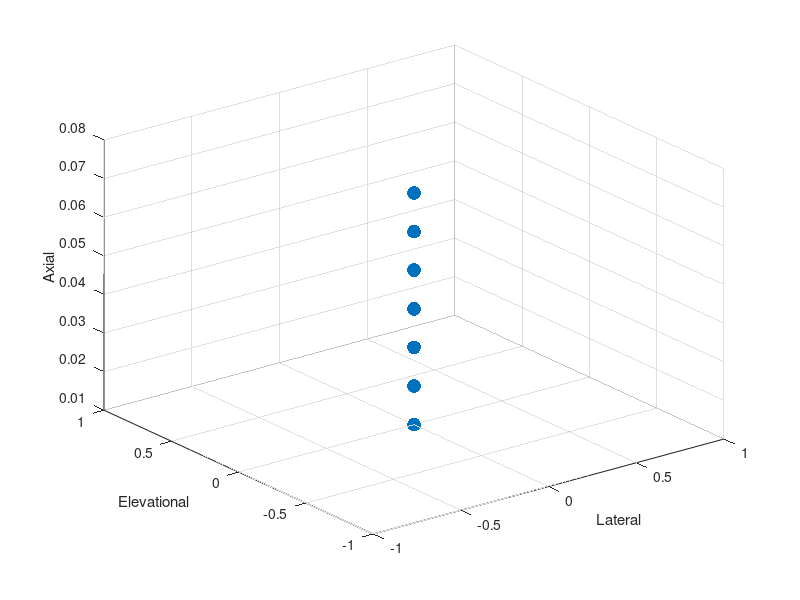

This chart was generated by the following MATLAB code: (Note: this script raises an error after producing the figure.)
% Field II data generate simulation
% Lateral, elevational direction
% Elevation --> element rotating
% Data generation for 3D volumetric image

clc; clear; close all;

sCurrentPath = pwd;
addpath(sCurrentPath);
addpath('field_II_ver_3_24_mac');
addpath('functions');

save_dir_master = [sCurrentPath '/data/snr_FixAlpha/'];

load_scatter = 0;
save_scatter = 0; scatter_name = 'sphere';

%% Phantom geometry
view_depth = 72e-3;
% view_depth = 92e-3;
margin = 0;
amp_high_reflect = 20;
amp_point_target = 100;

%% Phantom - sphere object
if(~load_scatter)
    %     sphere_size = 5e-3; % radius or the sphere
    %     sphere_vol = 4*pi*sphere_size^3/3;
    %     density = 15; % density = num_scatter/mm^3
    %     num_scatters = floor(sphere_vol*1e9 * density);
    %
    %     sphere_centers = [30e-3, 60e-3];
    %
    %     x_pos = []; y_pos = []; z_pos = []; amp_scatt = [];
    %     for sp_idx = 1:numel(sphere_centers)
    %         rvals = 2*rand(num_scatters,1)-1;
    %         elevation = asin(rvals);
    %         azimuth = 2*pi*rand(num_scatters,1);
    %         radii = sphere_size*(rand(num_scatters,1).^(1/3));
    %         [x,y,z] = sph2cart(azimuth,elevation,radii);
    %         z = z+sphere_centers(sp_idx);
    %
    %         x_pos = cat(1,x_pos,x);
    %         y_pos = cat(1,y_pos,y);
    %         z_pos = cat(1,z_pos,z);
    %
    %         amp_scatt = cat(1,amp_scatt,amp_high_reflect*rand(num_scatters, 1));
    %     end
    %
    %     m_scat_pos = cat(2, x_pos, y_pos, z_pos);
    
    
    
    % radially positioned
    %     deg = 3.75;
    %     deg = 45;
    %     depth_pos = 1:1:7; % radial direction
    %     lat_ = (radius + depth_pos*1e-2) * sind(deg);
    %     ver_ = (radius + depth_pos*1e-2) * cosd(deg) - radius;
    %
    %     m_point_pos = ... % x, y, z
    %                 [0, -lat_(1), ver_(1);
    %                  0, -lat_(2), ver_(2);
    %                  0, -lat_(3), ver_(3);
    %                  0, -lat_(4), ver_(4);
    %                  0, -lat_(5), ver_(5);
    %                  0, -lat_(6), ver_(6);
    %                  0, -lat_(7), ver_(7);];
    %
    %     amp_point = amp_point_target*ones(size(m_point_pos,1),1);
    
    %     axially positioned
    m_point_pos = ... % x, y, z
        [0, 0, 10e-3;
        %                  0, 0, 15e-3;
        0, 0, 20e-3;
        0, 0, 30e-3;
        0, 0, 40e-3;
        0, 0, 50e-3;
        0, 0, 60e-3;
        0, 0, 70e-3;];
    
    amp_point = amp_point_target*ones(size(m_point_pos,1),1);
    
    % Cysts
    
    
    % m_scat_total = cat(1, m_scat_pos, m_point_pos);
    % m_amp_total = cat(1, amp_scatt, amp_point);
    %     m_scat_total = m_scat_pos;
    %     m_amp_total = amp_scatt;
    m_scat_total = m_point_pos;
    m_amp_total = amp_point;
    
    if(save_scatter)
        stScatInfo.scat_pos = m_scat_total;
        stScatInfo.scat_mag = m_amp_total;
        dir_scat = [sCurrentPath '/scatterer']; mkdir(dir_scat);
        save([dir_scat '/' scatter_name], 'stScatInfo');
    end
else % load the scatter file
    [scat_name, dir_scat] = uigetfile('','');
    load([dir_scat '/' scat_name]);
    m_scat_total = stScatInfo.scat_pos;
    m_amp_total = stScatInfo.scat_mag;
    clear stScatInfo
end
% Visualize
figure(1);
scatter3(m_scat_total(:,1), m_scat_total(:,2), m_scat_total(:,3),m_amp_total,'filled');
xlabel('Lateral'); ylabel('Elevational'); zlabel('Axial');
% axis equal; axis tight; grid on;
%%
N_syn = 65;
d_theta = 0.4724;

theta_max = (N_syn-1)*d_theta;

N_syn_ = 45:4:155;
d_theta_ = theta_max./(N_syn_-1);

%% Set parameter
stRFInfo.nFc = 6.5e6;
stRFInfo.nC = 1540;
stRFInfo.nFs = 4*stRFInfo.nFc;
stRFInfo.nAttenFactor = 0.5/(1e-2*1e6); % Attenuation factor[dB/(m*Hz)] % 0.5 dB/(cm*MHz)
stRFInfo.nUnitDis = stRFInfo.nC / stRFInfo.nFs;
stRFInfo.nLambda = stRFInfo.nC / stRFInfo.nFc;

stTRInfo.sType = 'linear'; % Transducer geometry : linear or convex
stTRInfo.nPitch = 430e-6;
stTRInfo.nWidth = 420e-6;
stTRInfo.nHeight = 7e-3;
stTRInfo.nKerf = stTRInfo.nPitch - stTRInfo.nWidth;

stTRInfo.nEleFocus = 5e-3;

stTRInfo.nNoEle = 128;

sDirection = 'elevational'; % lateral or elavational

stTxInfo.type = 'plane_wave';
stTxInfo.cycle = 1;
stTxInfo.num_tx_plane = 1; % number of tx at each angle
stTxInfo.max_steering = 0; % [deg]
stTxInfo.apodization = 'boxcar';
stTxInfo.tx_angles = linspace(-stTxInfo.max_steering, stTxInfo.max_steering, stTxInfo.num_tx_plane);

aElePosX = stTRInfo.nPitch * linspace(-0.5*(stTRInfo.nNoEle - 1), 0.5*(stTRInfo.nNoEle - 1), stTRInfo.nNoEle);
aElePosZ = zeros(1, stTRInfo.nNoEle);

nTc = 1 / stRFInfo.nFc;
nUpsampleFactor = 5;
nSample = 2450; % 7.26 cm view depth

nSimulFreq = stRFInfo.nFs * nUpsampleFactor;
dT = 1 /nSimulFreq;

aFocalPoint = [0 0 0];
%%
for theta_idx = 1:numel(d_theta_)
    theta_tmp = d_theta_(theta_idx);
    %%
    field_init(0);
    
    stTxInfo.num_tx_vol = round(128*d_theta/theta_tmp); % volume scan
    
    %% Rotate angle
    %%%%%%%%%%%%
    radius = 15e-3;

    aPosRng = linspace(0.5*(stTxInfo.num_tx_vol-1), -0.5*(stTxInfo.num_tx_vol-1), stTxInfo.num_tx_vol) * theta_tmp;
    
    FOV_theta = abs(aPosRng(1)-aPosRng(end));
    %%%%%%%%%%%%
    
    %% Set field
    set_field('c',stRFInfo.nC); % Set speed of sound
    set_field('Freq_att',stRFInfo.nAttenFactor); % frequency dependency attenuation in [dB/(m*Hz)] around the center frequency
    set_field('att', stRFInfo.nFc*stRFInfo.nAttenFactor); % Freqency independent attenuation[dB/m]
    set_field('att_f0',stRFInfo.nFc); % Attenuation center frequency[Hz]
    set_field('use_att',1); % attenuation on/off
    set_field('fs',nSimulFreq); % set the sampling frequency
    set_field('use_rectangles',1); % use ractangles for apertures
    
    %% TX: Generate Sources
    nFarFieldDepth_x = 0.1e-3; % depth over nFarFieldDepth_x is assumed to be far field on x-z plane
    % For accurate directivity pattern, the number of source is more than 5
    nFarFieldDepth_y = 0.1e-3;     % depth over nFarFieldDepth_x is assumed to be far field on y-z plane
    
    nMathEleSize_x = sqrt(nFarFieldDepth_x * 4 * stRFInfo.nLambda); % H < sqrt(4*lambda*z)
    nMathEleSize_y = sqrt(nFarFieldDepth_y * 4 * stRFInfo.nLambda);
    
    nSubDivNum_x = ceil(stTRInfo.nWidth / nMathEleSize_x);
    nSubDivNum_y = ceil(stTRInfo.nHeight/ nMathEleSize_y);
    
    pTxAperture = xdc_focused_array (stTRInfo.nNoEle, stTRInfo.nWidth, stTRInfo.nHeight, stTRInfo.nKerf, stTRInfo.nEleFocus, nSubDivNum_x, nSubDivNum_y, aFocalPoint);
    pRxAperture = xdc_focused_array (stTRInfo.nNoEle, stTRInfo.nWidth, stTRInfo.nHeight, stTRInfo.nKerf, stTRInfo.nEleFocus, nSubDivNum_x, nSubDivNum_y, aFocalPoint);
   
    xdc_baffle(pTxAperture,0);
    xdc_baffle(pRxAperture,-1);
    
    %% Impulse Response
    at2 = 0:dT:2.3*nTc;
    aTransImpulsResp = sin(2*pi*stRFInfo.nFc*at2);
    aTransImpulsResp = aTransImpulsResp.*(hanning(numel(aTransImpulsResp))'); % Transducer's impulse response
    xdc_impulse(pTxAperture,aTransImpulsResp); % Tx impulse response
    
    %% Excitation Pulse
    at1 = 0:dT:stTxInfo.cycle*nTc;
    aPulseSeq  = sin(2*pi*stRFInfo.nFc*at1);  % excitation pulse
    xdc_excitation(pTxAperture,aPulseSeq);
    
    figure(2)
    subplot(2,1,1); plot(at1,aPulseSeq), title('Exitation Pulse')
    subplot(2,1,2); plot(at2,aTransImpulsResp), title('Transducer`s Impulse response')
    
    nLag = round(((numel(aPulseSeq)+numel(aTransImpulsResp)-1)+numel(aTransImpulsResp)-1)/2);
    
    %% Save parameter
    stSaveInfo.stRFInfo = stRFInfo;
    stSaveInfo.stTRInfo = stTRInfo;
    stSaveInfo.stTxInfo = stTxInfo;
    stSaveInfo.nRadius = radius;
    stSaveInfo.FOV_theta = FOV_theta;
    stSaveInfo.aPosRng = aPosRng;
    
    switch stTxInfo.type
        case 'conventional'
            folder_name = ['[Focused]Volume_LatFocus' num2str(stTxInfo.nTxFocus*1e3) 'mm_EleFocus' num2str(stTRInfo.nEleFocus*1e3) ...
                'mm_FOV' num2str(FOV_theta) '_Tx' num2str(stTxInfo.num_tx_vol)];
        case 'plane_wave'
            folder_name = ['Nsyn' num2str(N_syn_(theta_idx))];
    end
    
    save_dir_parameter = [save_dir_master folder_name];
    save_dir_data = [save_dir_parameter '/Raw data'];
    mkdir(save_dir_parameter);
    mkdir(save_dir_data);
    
    save([save_dir_parameter '/stSaveInfo'], 'stSaveInfo');
    
    %% Search latest progress
    raw_list = dir(save_dir_data);
    if(numel(raw_list)>=3) % if already processed planes
        flag = 0;
        if(strcmp(raw_list(3).name, '.DS_Store')), flag = 1; end
        raw_list = raw_list(3+flag:end);
        start_p_idx = numel(raw_list);
    else % if it is first
        start_p_idx = 1;
    end
    
    last_done_plane = raw_list(start_p_idx).name;
    dir_ = [save_dir_data '/' last_done_plane];
    scanline_list = dir(dir_);
    if(numel(scanline_list)>=3) % if already processed scanline data
        flag = 0;
        if(strcmp(scanline_list(3).name, '.DS_Store')), flag = 1; end
        scanline_list = scanline_list(3+flag:end);
        start_t_idx = numel(scanline_list)+1;
    else % if it is first
        start_t_idx = 1;
    end
    
    %% Loop for pressure calculation at each position
    mScatXYZPos_Rot = m_scat_total;
    
    for p_idx = start_p_idx:stTxInfo.num_tx_vol
        disp(['>>> Volume scan [' num2str(p_idx) '/' num2str(stTxInfo.num_tx_vol) ']...']);
        % Field rotation
        nTheta = aPosRng(p_idx);
        aTheta_Zero = atand(m_scat_total(:,2)./(radius+m_scat_total(:,3)));
        aTheta_Prime = aTheta_Zero + nTheta;
        
        aPosZ = ((m_scat_total(:,3)+radius)./cosd(aTheta_Zero)) .* cosd(aTheta_Prime) - radius;
        aPosY = ((m_scat_total(:,3)+radius)./cosd(aTheta_Zero)) .* sind(aTheta_Prime);
        
        mScatXYZPos_Rot(:,3) = aPosZ;
        mScatXYZPos_Rot(:,2) = aPosY;
        % x-axis doesn't change
        
        vRcvData = zeros(nSample, stTRInfo.nNoEle, stTxInfo.num_tx_plane);
        dir_tmp = [save_dir_data '/RAW_' num2str(p_idx, '%.4d')];
        mkdir(dir_tmp);
        for t_idx = start_t_idx:stTxInfo.num_tx_plane
            disp(['    Transmit angle : ' num2str(stTxInfo.tx_angles(t_idx)) ' | [' num2str(t_idx) '/' num2str(stTxInfo.num_tx_plane) ']']);tic;
            
            apod_window = ones(1, stTRInfo.nNoEle); % for plane wave, all element transmit
            delay_curve = fieldII_get_delay_PW(t_idx, aElePosX, stRFInfo.nC, stTxInfo);
            
            xdc_apodization(pTxAperture, 0, apod_window);
            xdc_apodization(pRxAperture, 0, ones(1, stTRInfo.nNoEle));
            xdc_focus_times(pTxAperture, 0, delay_curve);
            xdc_center_focus(pRxAperture, [0 0 0]);% Set the origin for the dynamic focusing line.
            xdc_focus_times(pRxAperture, 0, zeros(1,stTRInfo.nNoEle));
            
            %%% Calculate the received signals from a collection of scatterers for all elements
            %         [mRF, nStartTime] = calc_scat_multi(pTxAperture, pRxAperture, m_point_pos, amp_point);
            [mRF, nStartTime] = calc_scat_multi(pTxAperture, pRxAperture, mScatXYZPos_Rot, m_amp_total);
            
            %%% Zero-padding (so that the first sample is captured at t = 0)
            nPadLen = round(nStartTime/dT);
            mRF_pad = padarray(mRF,[nPadLen 0],'pre');
            
            %%% Truncation or Zero-Padding (so that # of samples = RFInfo.nSample)
            nUpSample = nSample*nUpsampleFactor;
            nFirstSamIdx = 1 + nLag;
            nLastSamIdx = nFirstSamIdx + nUpSample -1;
            
            if(size(mRF_pad,1) > nLastSamIdx)
                mRF_trc = mRF_pad(nFirstSamIdx:nLastSamIdx,:);
            elseif(size(mRF_pad,1) < nLastSamIdx)
                mRF_pad2 = padarray(mRF_pad,[nLastSamIdx-size(mRF_pad,1) 0],'post');
                mRF_trc = mRF_pad2(nFirstSamIdx:nLastSamIdx,:);
            end
            
            %%% Decimate to lower sampling frequency (nFs)
            mRF_deci = mRF_trc(1:nUpsampleFactor:end,:);
            
            %%% Save RF data
            mRcvData = mRF_deci;
            
            vRcvData(:,:,t_idx) = mRcvData;
            
            % save scanline data
            save([dir_tmp '/Scanline_' num2str(t_idx, '%.3d')], 'mRcvData');
            toc;
        end
    end
    
    %%
    field_end;
end